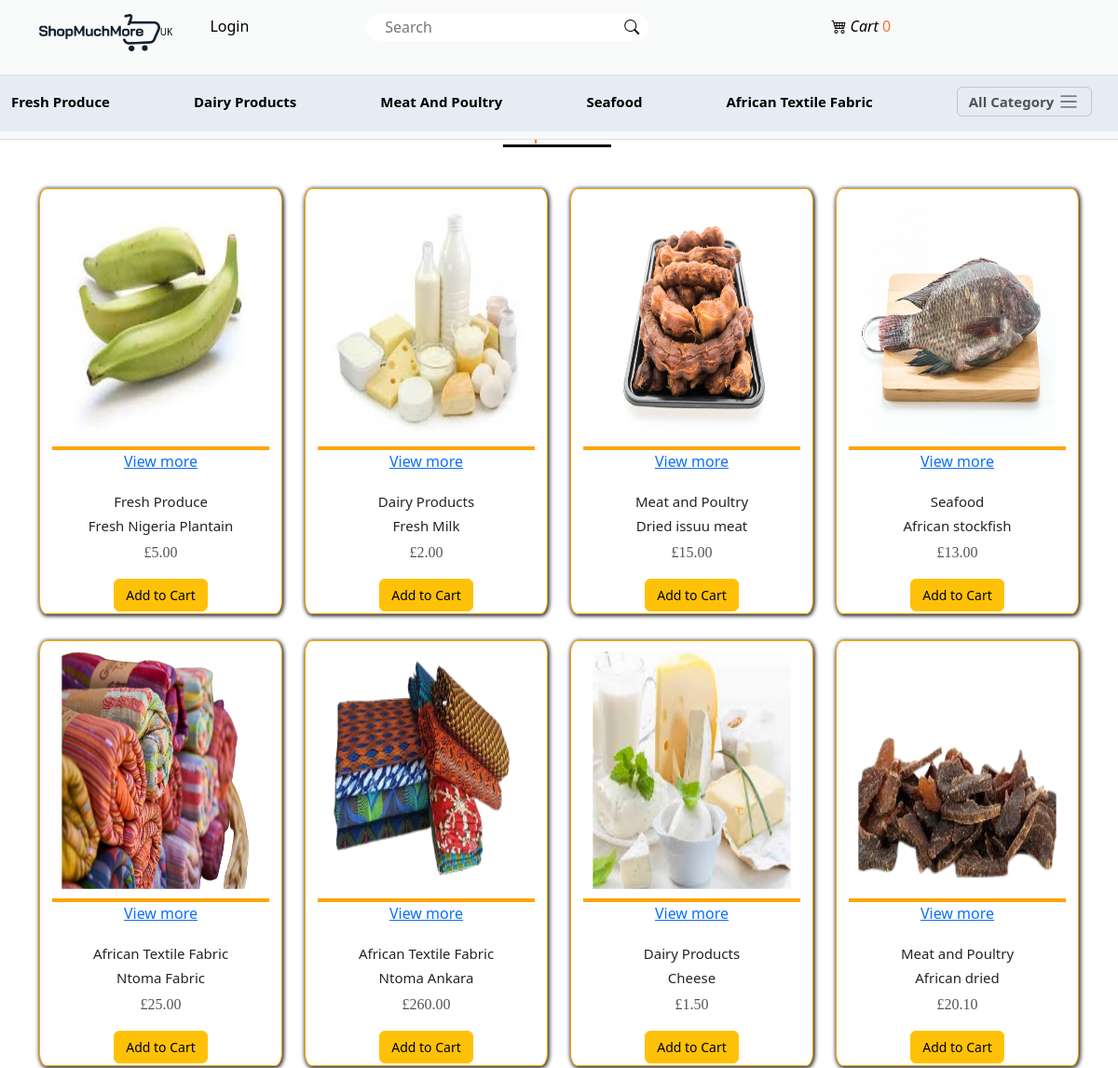
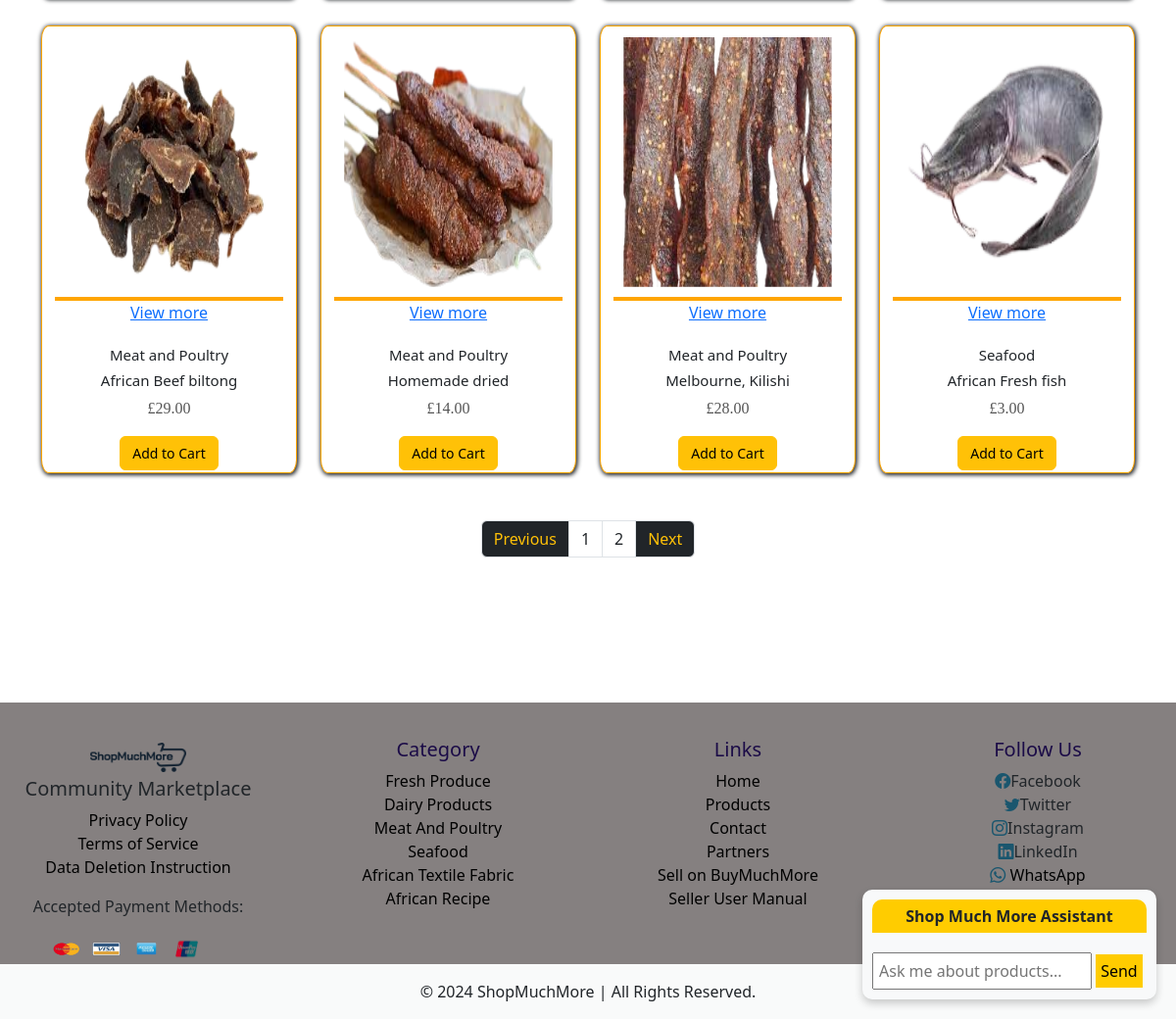
Page /products on the committed database (2 pictures, top to bottom).
### main/models.py (models this page shows, shortened)
class AppInfo(models.Model):
    appname = models.CharField(max_length=50)
    logo = models.ImageField(upload_to='logo')
    carousel1 = models.ImageField(upload_to='carousel')
    carousel2 = models.ImageField(upload_to='carousel')
    carousel3 = models.ImageField(upload_to='carousel')
    banner = models.ImageField(upload_to='banner')
    copyright = models.IntegerField()

class Category(models.Model):
    brand = models.CharField(max_length=50)
    slug = models.SlugField(unique=True)
    description = models.TextField()
    pix = models.ImageField(upload_to='pix')
    def __str__(self):
        return self.brand

class Product(models.Model):
    type = models.ForeignKey(Category, on_delete=models.CASCADE)
    seller_name = models.ForeignKey(User, on_delete=models.CASCADE, limit_choices_to={'is_staff': True})  # Only staff users can be sellers
    model = models.CharField(max_length=50)
    slug = models.SlugField(unique=True)
    description = models.TextField(max_length=300, blank=True, null=True)
    condition = models.CharField(max_length=50)
    color = models.CharField(max_length=50)
    quantity = models.IntegerField()
    kilogram = models.FloatField()
    availability = models.CharField(max_length=50)
    address = models.CharField(max_length=200)
    postcode = models.CharField(max_length=100, blank=True, null=True)
    price = models.DecimalField(max_digits=10, decimal_places=2)
    promo_price = models.IntegerField(blank=True, null=True)
    telephone1 = models.CharField(max_length=50)
    telephone2 = models.CharField(max_length=50, blank=True, null=True)
    seller_name = models.CharField(max_length=100)
    website = models.CharField(max_length=50, blank=True, null=True)
    seller_email = models.CharField(max_length=50, blank=True, null=True)
    message = models.TextField(blank=True, null=True)
    carimg = models.ImageField(upload_to='carimg')
    uploaded_at = models.DateTimeField(auto_now_add=True)
    updated_at = models.DateTimeField(auto_now=True)
    rating_value = models.FloatField(default=0.0)
    rating_count = models.PositiveIntegerField(default=0)
    is_vat_exempt = models.BooleanField(default=False, help_text="Select if this product is VAT exempt (0%).")
    total_views = models.PositiveIntegerField(default=0)  # Total views for the product
    total_customers = models.PositiveIntegerField(default=1)  # Total unique customers for the product, default is 1 to avoid division by zero
    ingredients = models.TextField()
    instructions = models.TextField()

### main/views.py (the view)
# urls.py: path('products', views.products, name='products'),
def products(request):
    products = Product.objects.all()
    reviews = Review.objects.all()  # Assuming you have a queryset for all reviews
    p = Paginator(products, 12)
    page = request.GET.get('page')
    pagin = p.get_page(page)
    context = {
        'pagin': pagin,
        'reviews': reviews,  # Pass the reviews queryset to the template
    }
    return render(request, 'products.html', context)

### main/context_processor.py (called while the page is built)
def slick(request):
    info = AppInfo.objects.get(pk=1)
    categ = Category.objects.all()
    categs = FeatureItem.objects.all()
    context = {
        'info':info,
        'categ':categ,
        'categs':categs,
    }
    return context

def cart_total_quantity(request):
    if request.user.is_authenticated:
        total_quantity = Cart.objects.filter(user=request.user, paid=False).aggregate(total_quantity=Sum('quantity'))['total_quantity'] or 0
    else:
        total_quantity = 0
    return {'total_quantity': total_quantity}

### main/templates/products.html (shortened to what this page needs)
{% extends 'base.html' %}
{% block header %} {% include 'header.html' %} {% endblock header %}
{% block content %}
<div class="container product">
  <h1 class="text-center text-warning pt-1 titlebar">All products</h1>
  <div class="row mt-2 mb-4">
    {% for item in pagin %}
    <div class="col-12 col-md-6 col-lg-3 pt-1 mt-4">
      <div class="card text-center">
        <a href="{% url 'detail' item.id item.slug %}"><img src="{{item.carimg.url}}" class="card-img-top" alt="..."><p>View more</p></a>
        <div class="card-body">
          <h5 class="card-title">{{item.type}}</h5>
          <h5 class="card-title">{{item.model}}</h5>
          <p class="card-text">£{{item.price|floatformat:2}}</p>
          <form action="{% url 'add_to_cart' %}" method="POST">
            <button type="submit" class="btn btn-warning">Add to Cart</button>
          </form>
        </div>
      </div>
    </div>
    {% endfor %}
    <nav aria-label="Page navigation example">
      <ul class="pagination justify-content-center pt-5">
        {% if pagin.has_previous %}
        <li class="page-item"><a class="page-link bg-dark text-warning" href="?page={{pagin.previous_page_number}}">Previous</a></li>
        {% else %}
         <li class="page-item"><a class="page-link bg-dark text-warning" href="?page=1">Previous</a></li>
        {% endif %}
        {% for item in pagin.paginator.page_range %}
        {% if pagin.number == item %}
         <li class="page-item"><a class="page-link  text-dark" href="#">{{item}}</a></li>
        {% else %}
         <li class="page-item"><a class="page-link  text-dark" href="?page={{item}}">{{item}}</a></li>
        {% endif %}
        {% endfor %}
       {% if pagin.has_next %}
        <li class="page-item"><a class="page-link bg-dark text-warning" href="?page={{pagin.next_page_number}}">Next</a></li>
       {% else %}
        <li class="page-item"><a class="page-link  bg-dark text-warning" href="?page={{pagin.paginator.num_pages}}">Next</a></li>
       {% endif %}
      </ul>
    </nav>
</div>
</div>
{% endblock content %}
{% block footer %} {% include 'footer.html' %} {% endblock footer %}

### main/templates/header.html (shortened to what this page needs)
{% load static %}
<body>
<nav class="navbar navbar-expand-lg">
    <div class="container">
      <a class="navbar-brand uk" href="{% url 'home' %}"><img src="{{info.logo.url}}" style="height: 40px;">UK</a>
      <div class="collapse navbar-collapse" id="navbarSupportedContent">
        <ul class="navbar-nav me-auto mb-2 mb-lg-0">
          {% if user.is_authenticated %}
          {% if user.merchant %}
          <li class="nav-item">
            <a class="nav-link text-nowrap kyc" href="{% url 'kyc_upload' %}">KYC Verify</a>
          </li>
          <li class="nav-item">
            <a class="nav-link text-nowrap dashboard" href="{% url 'staff_product_list' %}">Dashboard</a>
          </li>
          <li class="nav-item">
            <a class="nav-link text-nowrap create" href="{% url 'create_product' %}">Create Product</a>
          </li>
          {% endif %}
          <li class="nav-item dropdown">
            <a class="nav-link dropdown-toggle" href="#" role="button" data-bs-toggle="dropdown" aria-expanded="false">
              {% if user.customer %}
              <img src="{{user.customer.pix.url}}" style="height: 25px;">
              {% endif %}
              {% if request.user %}
              <span>{{user.username}}!</span>
              {% endif %}
            </a>
            <ul class="dropdown-menu">
              <li><a class="dropdown-item" href="{% url 'profile' %}">Profile</a></li>
              <li><a class="dropdown-item" href="{% url 'signout' %}">Logout</a></li>
            </ul>
          </li>
          {% else %}
          <li class="nav-item">
            <a class="nav-link" href="{% url 'signin' %}"> Login </a>
          </li>
          {% endif %}
          <form action="{% url 'search' %}" method="POST">
            <div class="search-container" style="position: relative; width: 100%;">
                <input type="text" placeholder="Search" name="search" style="width: 100%; padding-right: 40px;">
                <button type="submit" class="bi bi-search" style="position: absolute; right: 0; top: 0; height: 100%; border: none; background: none; padding: 0 10px; cursor: pointer;">
                </button>
            </div>
        </form>
                  <div>
                    <li class="nav-item carticon">
                        <a class="nav-link text-nowrap " href="{% url 'cart' %}">
                            <i class="bi bi-cart4 cartcount"> Cart</i>
                            <span class="cart-count">
                                {% if total_quantity %}
                                    {{ total_quantity }}
                                {% else %}
                                    0
                                {% endif %}
                            </span>
                        </a>
                    </li>
                </div>
            </div>
          </div>
        </nav>
        <nav class="navbar bg-body-tertiary categonav">
          <div class="container-fluid bar">
            {% for item in categ|slice:":5" %}
            <a class="navbar-brand" href="{% url 'category' item.id item.slug %}">{{item.brand|title}}</a>
            {% endfor %}
            <button class="navbar-toggler" type="button" data-bs-toggle="offcanvas" data-bs-target="#offcanvasNavbar" aria-controls="offcanvasNavbar" aria-label="Toggle navigation">
              <span class="allcateg">All Category</span> <span class="navbar-toggler-icon actaeg"></span>
            </button>
        </nav>
</body>

### main/templates/footer.html (shortened to what this page needs)
{% load static %}
<div class="footer mt-5">
    <div class="footer2-container">
      <div class="row">
        <div class="col-12 col-sm-6 col-md-6 col-lg-3 text-center">
          <div>
            <img src="{{info.logo.url}}" alt="Company Logo">
            <h5>Community Marketplace</h5>
            <ul class="list-unstyled">
              <li><a href="{% url 'privacy_policy' %}">Privacy Policy</a></li>
              <li><a href="{% url 'terms_service' %}">Terms of Service</a></li>
              <li><a href="{% url 'deletion_instruction' %}">Data Deletion Instruction</a></li>
            </ul>
            <div>
              <p>Accepted Payment Methods:</p>
              <div class="payment-logos">
                  <img src="{% static 'images/mastercard.png' %}" alt="Mastercard" class="payment-logo">
                  <img src="{% static 'images/visa.png' %}" alt="Visa" class="payment-logo">
                  <img src="{% static 'images/american_express.png' %}" alt="American Express" class="payment-logo">
                  <img src="{% static 'images/unionpay.png' %}" alt="UnionPay" class="payment-logo">
              </div>
            </div>
          </div>
        </div>
        <div class="col-12 col-sm-6 col-md-6 col-lg-3 text-center">
          <h2>Category</h2>
          <ul class="list-unstyled">
              {% for item in categ %}
              <li><a class="dropdown-item" href="{% url 'category' item.id item.slug %}">{{ item.brand|title }}</a></li>
              {% endfor %}
          </ul>
        </div>
        <div class="col-12 col-sm-6 col-md-6 col-lg-3 text-center">
          <h2>Links</h2>
          <ul class="list-unstyled">
            <li><a href="{% url 'home' %}">Home</a></li>
            <li><a href="{% url 'products' %}">Products</a></li>
            <li><a href="{% url 'contact' %}">Contact</a></li>
            <li><a href="{% url 'partnerregistration' %}">Partners</a></li>
            <li class="nav-item"><a class="nav-link text-nowrap" href="{% url 'merchregistration' %}">Sell on BuyMuchMore</a></li>
            <li><a href="{% url 'user_manual' %}">Seller User Manual</a></li>
          </ul>
        </div>
        <div class="col-12 col-sm-6 col-md-6 col-lg-3 text-center">
          <h2>Follow Us</h2>
          <ul class="list-unstyled">
            <li><i class="bi bi-facebook"></i>Facebook</li>
            <li><i class="bi bi-twitter"></i>Twitter</li>
            <li><i class="bi bi-instagram"></i>Instagram</li>
            <li><i class="bi bi-linkedin"></i>LinkedIn</li>
            <a href="https://wa.me/+2348034091166" target="_blank" >
              <i class="bi bi-whatsapp"></i> WhatsApp
          </a>
          </ul>
        </div>
      </div>
    </div>
    <div class="container-fluid">
      <div class="row text-center footer2">
        <div class="col-12">
          <p class="pt-3">&copy; <span>{{info.copyright}}</span> ShopMuchMore | All Rights Reserved.</p>
        </div>
      </div>
    </div>
</div>

### main/static/css/style.css (style rules this page uses)
* { padding: 0%; margin: 0%; box-sizing: border-box; }
.navbar { background-color: rgb(241, 245, 247); }
.navbar-nav .nav-link { color: black; font-weight: 500; margin-left: 28%; }
.navbar .uk { font-size: 10px; padding-bottom: 1.4%; }
.collapse .search-container { float: right; margin: 6px; padding-left: 140px; }
.payment-logos { display: flex; justify-content: center; align-items: center; gap: 1px; margin-top: 10px; }
.payment-logo { width: 40px; height: auto; }
.footer .payment-logos { display: flex; justify-content: center; align-items: center; gap: 2px; padding-right: 25px; }
.footer .payment-logo { width: 39px; height: 31px; }
.collapse .search-container input[type=text] { width: 330px; height: 30px; border-radius: 25px; border: black; padding-left: 20px; }
.collapse .bi-search { background-color: none; color: none; border: none; }
.cart-count { color: rgb(243, 111, 55) !important; }
.footer { background-color: #858080; padding-top: 3%; }
.footer img { height: 40px; }
.footer h2 { text-transform: capitalize; color: rgb(27, 11, 71); font-size: 20px; }
.footer ul a { text-decoration: none; color: black; }
.footer ul i { color: rgb(26, 86, 110); }
.footer img { padding: 5px; }
.footer2 { background: rgb(249, 250, 250); }
.footer2 p { font-weight: 500; text-transform: capitalize; }
.product { padding-bottom: 5%; }
.product .card img { height: 35vh; width: 90%; padding: 4%; border-bottom: 4px solid orange; }
.product .card-body { height: 135px; padding: 2%; }
.product .card { border: 1px solid orange; border-radius: 3%; box-shadow: 0.8px 1px 4px 1px; transition:1s; padding-bottom: auto; margin-top: auto; }
.product .page-link { color: orange; }
.product h1 { font-size: 26px; }
.product h5 { font-size: 15px; }
.product button { font-size: 14px; margin-bottom: 10px; }
.card-body p.card-text { font-size: 1rem; color: #555; }
.card-body p { text-transform: capitalize; font-size: 15px; font-family: 'Times New Roman', Times, serif; word-spacing: 1px; }
.carticon { padding-bottom: 10% !important; padding-left: 160px !important; }
.categonav .bar { height: 8vh; background-color: #e5ecf3 !important; }
.categonav a { font-size: 15px !important; font-style: normal; font-weight: 600; }
.categonav span { font-size: 15px !important; font-style: normal; font-weight: 600; }
.product .titlebar { background-color: none !important; display: inline-block !important; -webkit-text-stroke: 0.2px black; color: #000; width: 18%; margin-left: 41% !important; font-size: 20px; padding-top: 0.9% !important; padding-bottom: 0.4%; position: relative; display: inline-block; color: orange !important; }
.product .titlebar::after { content: ''; position: absolute; left: 0; bottom: 0; height: 3px; width: 58%; background-color: black; margin-left: 20%; }

### main/templates/header.html (style rules this page uses)
body { padding-top: 120px; }
.navbar { position: fixed; top: 0; width: 100%; z-index: 1030; background: rgb(249, 250, 250); border-bottom: 1px solid #ddd; }
.categonav { position: fixed; top: 68px; width: 100%; z-index: 1020; background-color: #f8f9fa; border-top: 1px solid #ddd; border-bottom: 1px solid #ddd; }
.container-fluid.bar { display: flex; justify-content: space-between; align-items: center; }
.navbar-toggler { margin-right: 1rem; }

### rows in the picture
AppInfo: logo (picture), copyright "2024"
Category: brand "Fresh Produce"
Category: brand "Dairy Products"
Category: brand "Meat And Poultry"
Category: brand "Seafood"
Category: brand "African Textile Fabric"
Product: carimg (picture), type "Fresh Produce", model "Fresh Nigeria Plantain", price "5.00"
Product: carimg (picture), type "Dairy Products", model "Fresh Milk", price "2.00"
Product: carimg (picture), type "Meat and Poultry", model "Dried issuu meat", price "15.00"
Product: carimg (picture), type "Seafood", model "African stockfish", price "13.00"
Product: carimg (picture), type "African Textile Fabric", model "Ntoma Fabric", price "25.00"
Product: carimg (picture), type "African Textile Fabric", model "Ntoma Ankara", price "260.00"
Product: carimg (picture), type "Dairy Products", model "Cheese", price "1.50"
Product: carimg (picture), type "Meat and Poultry", model "African dried", price "20.10"
Product: carimg (picture), type "Meat and Poultry", model "African Beef biltong", price "29.00"
Product: carimg (picture), type "Meat and Poultry", model "Homemade dried", price "14.00"
Product: carimg (picture), type "Meat and Poultry", model "Melbourne, Kilishi", price "28.00"
Product: carimg (picture), type "Seafood", model "African Fresh fish", price "3.00"
Category: brand "African Recipe"

### other values in the picture
{{ item }} "1"
{{ item }} "2"
